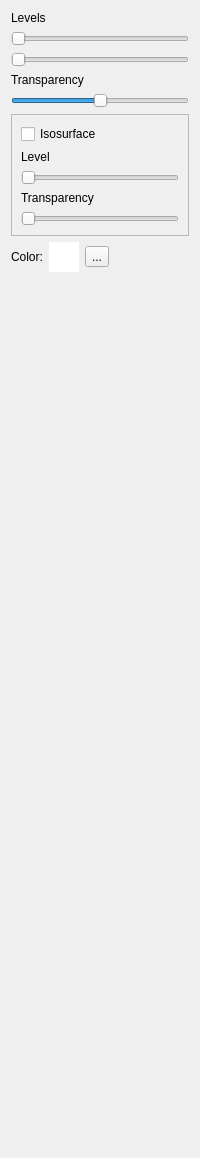
        <widget class="QWidget" name="tabVolume">
         <attribute name="title">
          <string>Volume</string>
         </attribute>
         <layout class="QVBoxLayout" name="verticalLayout_5">
          <item>
           <widget class="QLabel" name="label_9">
            <property name="text">
             <string>Levels</string>
            </property>
           </widget>
          </item>
          <item>
           <widget class="QSlider" name="slider_volume_level_min">
            <property name="orientation">
             <enum>Qt::Horizontal</enum>
            </property>
           </widget>
          </item>
          <item>
           <widget class="QSlider" name="slider_volume_level_max">
            <property name="orientation">
             <enum>Qt::Horizontal</enum>
            </property>
           </widget>
          </item>
          <item>
           <widget class="QLabel" name="label_10">
            <property name="text">
             <string>Transparency</string>
            </property>
           </widget>
          </item>
          <item>
           <widget class="QSlider" name="slider_volume_transparency">
            <property name="maximum">
             <number>100</number>
            </property>
            <property name="value">
             <number>50</number>
            </property>
            <property name="orientation">
             <enum>Qt::Horizontal</enum>
            </property>
           </widget>
          </item>
          <item>
           <widget class="QFrame" name="frame">
            <property name="frameShape">
             <enum>QFrame::StyledPanel</enum>
            </property>
            <property name="frameShadow">
             <enum>QFrame::Raised</enum>
            </property>
            <layout class="QVBoxLayout" name="verticalLayout_7">
             <item>
              <widget class="QCheckBox" name="checkBox_isosurface">
               <property name="text">
                <string>Isosurface</string>
               </property>
              </widget>
             </item>
             <item>
              <widget class="QLabel" name="label_11">
               <property name="text">
                <string>Level</string>
               </property>
              </widget>
             </item>
             <item>
              <widget class="QSlider" name="slider_isovalue">
               <property name="maximum">
                <number>100</number>
               </property>
               <property name="orientation">
                <enum>Qt::Horizontal</enum>
               </property>
              </widget>
             </item>
             <item>
              <widget class="QLabel" name="label_12">
               <property name="text">
                <string>Transparency</string>
               </property>
              </widget>
             </item>
             <item>
              <widget class="QSlider" name="slider_isosurface_transparency">
               <property name="orientation">
                <enum>Qt::Horizontal</enum>
               </property>
              </widget>
             </item>
            </layout>
           </widget>
          </item>
          <item>
           <layout class="QHBoxLayout" name="horizontalLayout_7">
            <item>
             <widget class="QLabel" name="label_15">
              <property name="text">
               <string>Color:</string>
              </property>
             </widget>
            </item>
            <item>
             <widget class="QWidget" name="widget_volume_color" native="true">
              <property name="minimumSize">
               <size>
                <width>30</width>
                <height>30</height>
               </size>
              </property>
              <property name="palette">
               <palette>
                <active>
                 <colorrole role="Base">
                  <brush brushstyle="SolidPattern">
                   <color alpha="255">
                    <red>255</red>
                    <green>255</green>
                    <blue>255</blue>
                   </color>
                  </brush>
                 </colorrole>
                 <colorrole role="Window">
                  <brush brushstyle="SolidPattern">
                   <color alpha="255">
                    <red>255</red>
                    <green>255</green>
                    <blue>255</blue>
                   </color>
                  </brush>
                 </colorrole>
                </active>
                <inactive>
                 <colorrole role="Base">
                  <brush brushstyle="SolidPattern">
                   <color alpha="255">
                    <red>255</red>
                    <green>255</green>
                    <blue>255</blue>
                   </color>
                  </brush>
                 </colorrole>
                 <colorrole role="Window">
                  <brush brushstyle="SolidPattern">
                   <color alpha="255">
                    <red>255</red>
                    <green>255</green>
                    <blue>255</blue>
                   </color>
                  </brush>
                 </colorrole>
                </inactive>
                <disabled>
                 <colorrole role="Base">
                  <brush brushstyle="SolidPattern">
                   <color alpha="255">
                    <red>255</red>
                    <green>255</green>
                    <blue>255</blue>
                   </color>
                  </brush>
                 </colorrole>
                 <colorrole role="Window">
                  <brush brushstyle="SolidPattern">
                   <color alpha="255">
                    <red>255</red>
                    <green>255</green>
                    <blue>255</blue>
                   </color>
                  </brush>
                 </colorrole>
                </disabled>
               </palette>
              </property>
              <property name="autoFillBackground">
               <bool>true</bool>
              </property>
             </widget>
            </item>
            <item>
             <widget class="QToolButton" name="toolButton_volume_color">
              <property name="text">
               <string>...</string>
              </property>
             </widget>
            </item>
            <item>
             <spacer name="horizontalSpacer_6">
              <property name="orientation">
               <enum>Qt::Horizontal</enum>
              </property>
              <property name="sizeHint" stdset="0">
               <size>
                <width>40</width>
                <height>20</height>
               </size>
              </property>
             </spacer>
            </item>
           </layout>
          </item>
          <item>
           <spacer name="verticalSpacer">
            <property name="orientation">
             <enum>Qt::Vertical</enum>
            </property>
            <property name="sizeHint" stdset="0">
             <size>
              <width>20</width>
              <height>875</height>
             </size>
            </property>
           </spacer>
          </item>
         </layout>
        </widget>
